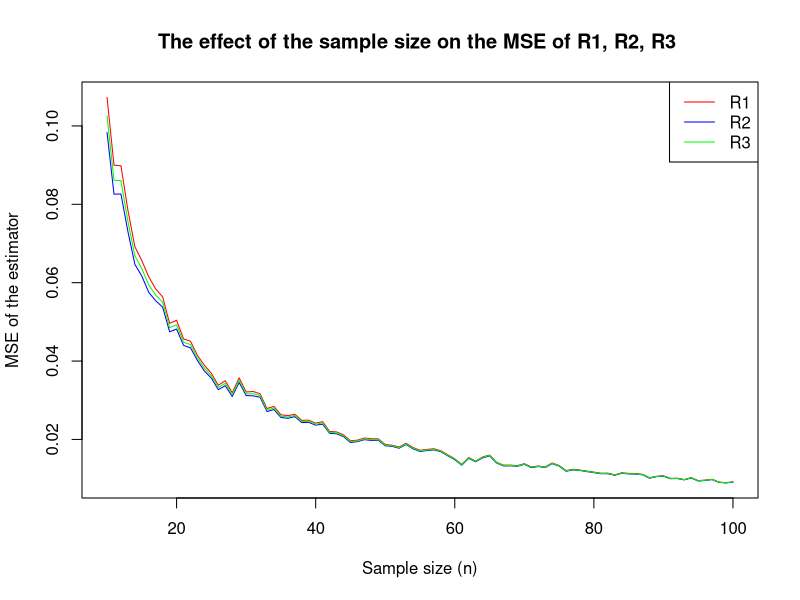
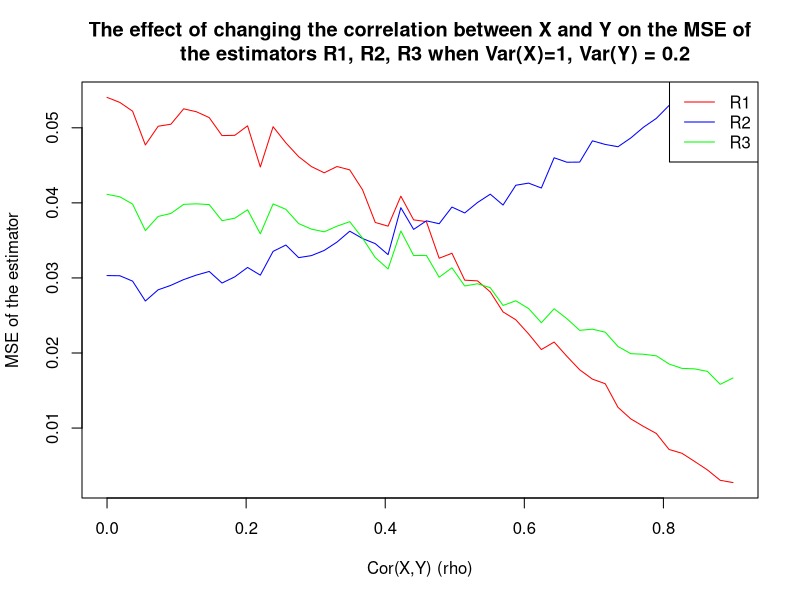
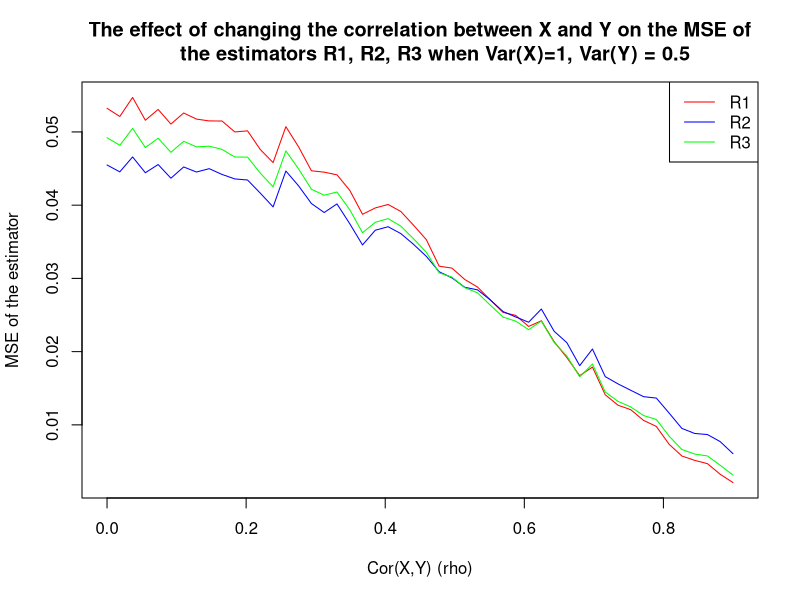
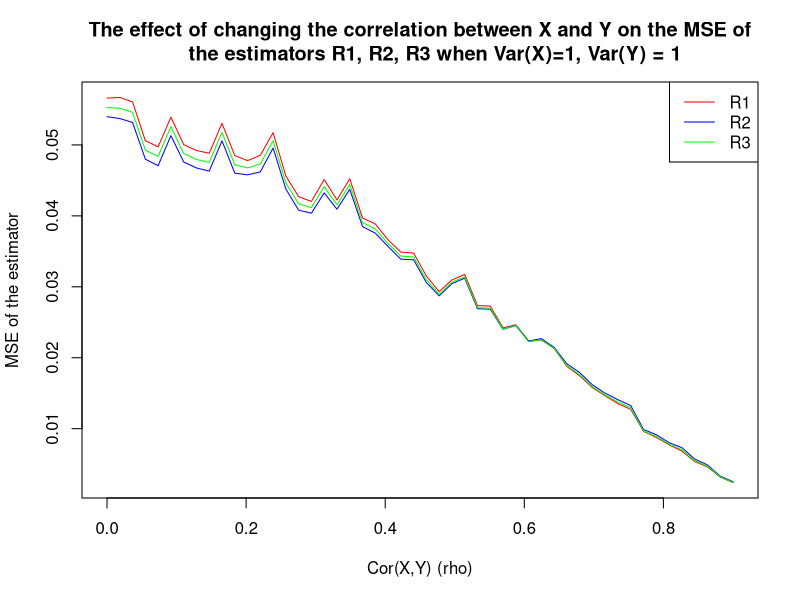

Generate these figures, in order, with R:
## ---- chunk 1
knitr::opts_chunk$set(echo = TRUE)
## ---- chunk 2
rbivnorm = function(n = 1, mu = rep(0,2), var = rep(1,2), rho = 0){

  ## test the inputs are expected
  if (!all(length(mu)==2, length(var)==2)){
    stop("mean or variance vector is not length 2")
  }
  if (!all(length(n)==1, length(rho)==1)){
    stop("n or rho not length 1")
  }
  if( rho > 1 | rho < -1 ){
    stop('rho is not between -1 and 1')
  }
  if (any(var < 0)){
    stop("one or both of your variances are not positive numbers")
  }
  
  ## build the variance-covariance matrix
  Sigma = matrix(c(var[1], prod(sqrt(var))*rho,
                        prod(sqrt(var))*rho, var[2]), 2)
  
  ## ingredients for sqrt(Sigma)
  eS <- eigen(Sigma, symmetric = TRUE)
  ev <- eS$values
  
  ## matrix of 2n standard normal rvs
  Z <- matrix(rnorm(2 * n), n)
  
  ### X = mu + sqrt(Sigma)' Z
  X <- mu + eS$vectors %*% diag(sqrt(pmax(ev, 0)), 2) %*% t(Z)
  
  if (n == 1) 
    drop(X)
  else t(X)
}

## ---- chunk 3
estimateCalc=function(data_matrix){
  xVals=data_matrix[,1] #first column of the matrix is x values
  yVals=data_matrix[,2] #second column is y values
  xMean=mean(xVals)
  yMean=mean(yVals)
  sx2=0 #set up sample quantities
  sy2=0
  sxy=0
  n=length(data_matrix[,1]) #set number of repeats to n, the number of rows
  for (i in 1:n){
    #calculate the sample quantities:
    sx2=sx2+(data_matrix[i,1]-xMean)^2 
    sy2=sy2+(data_matrix[i,2]-yMean)^2
    sxy=sxy+((data_matrix[i,1]-xMean)*(data_matrix[i,2]-yMean))
  }
  #calculate estimators
  R1=sxy/(sqrt(sx2*sy2))
  R2=(2*sxy)/(sx2+sy2)
  R3=(R1+R2)/2
  estimators=c(R1,R2,R3) #puts all the estimators into a vector
  return(estimators)
}
## ---- chunk 4
data_matrix = matrix(c(-2.9, -2, -1.8, -0.88, 2.6,
-0.13, -2.6, 0.41, 0.47, 1.4), ncol = 2)
estimateCalc(data_matrix)
## ---- chunk 5
calcMse=function(x){
  repeats=1000
  est_vec=estimateCalc(sim_matrix)
  est_values=matrix(data = NA, nrow=repeats, ncol = 3)
  for (j in 1:repeats){
    sim_matrix=rbivnorm(100, c(0,0), c(1,1), 0.2)
    est_vec=estimateCalc(sim_matrix[1:x,])
    for (i in 1:3){
      est_values[j,i]=est_vec[i]
      
    }
  }
  mse_R1=var(est_values[,1])+(mean(est_values[,1])-0.2)^2
  mse_R2=var(est_values[,2])+(mean(est_values[,2])-0.2)^2
  mse_R3=var(est_values[,3])+(mean(est_values[,3])-0.2)^2
  mse_vec=c(mse_R1, mse_R2, mse_R3)
  return(mse_R1)


}

## ---- chunk 6
sim_mse=function(n, mu, var, rho){
  nsim=1000 #numbver of simulations, must stay constant for each n
  est_array=matrix(nrow = nsim, ncol = 3) # create an array to store estimator values
  for (i in 1:nsim){
    sim_data=rbivnorm(n = n, mu = mu, var = var, rho = rho) #creates a random matrix of pairs from the bi-variate normal dist.
    est_array[i,]=estimateCalc(sim_data) #add the values of the estimators to out array
  }
  #calculate MSE for each estimator using our formula:
  mse_R1=var(est_array[,1])+(mean(est_array[,1])-rho)^2 
  mse_R2=var(est_array[,2])+(mean(est_array[,2])-rho)^2
  mse_R3=var(est_array[,3])+(mean(est_array[,3])-rho)^2
  return(c(mse_R1, mse_R2, mse_R3))
}
## ---- chunk 7
sim_mse(10, c(0,0), c(1,1), 0.2)
## ---- chunk 8
sim_mse(100, c(0,0), c(1,1), 0.2)
## ---- chunk 9
xvals=(10:100)
plot_vals=matrix(nrow=91, ncol = 3)
for (i in 1:91){
  plot_vals[i,]=sim_mse((i+9), c(0,0), c(1,1), 0.2)
}
plot(xvals, plot_vals[,1], xlab = "Sample size (n)", ylab = "MSE of the estimator", type ="l", col="red", main = "The effect of the sample size on the MSE of R1, R2, R3 ")
lines(xvals, plot_vals[,2], col = "blue")
lines(xvals, plot_vals[,3], col = "green")
legend("topright", legend=c("R1", "R2", "R3"), col=c("red", "blue", "green"), lty=1)
## ---- chunk 10
xvals=seq(from = 0, to = 0.9, length.out = 50)
plot_vals=matrix(nrow =50, ncol = 3)
for (i in 1:50){
  plot_vals[i,]=sim_mse(n =20, mu = c(0,0), var = c(1,0.2), rho = xvals[i])
} 
plot(xvals, plot_vals[,1], xlab = "Cor(X,Y) (rho)", ylab = "MSE of the estimator", type ="l", col="red", main = "The effect of changing the correlation between X and Y on the MSE of
     the estimators R1, R2, R3 when Var(X)=1, Var(Y) = 0.2")
lines(xvals, plot_vals[,2], col = "blue")
lines(xvals, plot_vals[,3], col = "green")
legend("topright", legend=c("R1", "R2", "R3"), col=c("red", "blue", "green"), lty=1)

## ---- chunk 11
xvals=seq(from = 0, to = 0.9, length.out = 50)
plot_vals=matrix(nrow =50, ncol = 3)
for (i in 1:50){
  plot_vals[i,]=sim_mse(n =20, mu = c(0,0), var = c(1,0.5), rho = xvals[i])
} 
plot(xvals, plot_vals[,1], xlab = "Cor(X,Y) (rho)", ylab = "MSE of the estimator", type ="l", col="red", main = "The effect of changing the correlation between X and Y on the MSE of
     the estimators R1, R2, R3 when Var(X)=1, Var(Y) = 0.5")
lines(xvals, plot_vals[,2], col = "blue")
lines(xvals, plot_vals[,3], col = "green")
legend("topright", legend=c("R1", "R2", "R3"), col=c("red", "blue", "green"), lty=1)

## ---- chunk 12
xvals=seq(from = 0, to = 0.9, length.out = 50)
plot_vals=matrix(nrow =50, ncol = 3)
for (i in 1:50){
  plot_vals[i,]=sim_mse(n =20, mu = c(0,0), var = c(1,1), rho = xvals[i])
} 
plot(xvals, plot_vals[,1], xlab = "Cor(X,Y) (rho)", ylab = "MSE of the estimator", type ="l", col="red", main = "The effect of changing the correlation between X and Y on the MSE of
     the estimators R1, R2, R3 when Var(X)=1, Var(Y) = 1")
lines(xvals, plot_vals[,2], col = "blue")
lines(xvals, plot_vals[,3], col = "green")
legend("topright", legend=c("R1", "R2", "R3"), col=c("red", "blue", "green"), lty=1)

## ---- chunk 13
ciSim=function(nsim, n, mu, var, rho){
  ciVals=matrix(0, nrow=nsim, ncol=3) #cols 1 and 2 for CI values, col 3 for coverage checking
  for (i in 1:nsim){
    sim_data=rbivnorm(n = n, mu = mu, var = var, rho = rho)
    est_values=estimateCalc(sim_data) #calculate estimators
    R1=est_values[1]
    #Calculate confidence interval
    ciVals[i,1] = R1-1.96*((1-R1^2)/sqrt(n))
    ciVals[i,2] = R1+1.96*((1-R1^2)/sqrt(n))
    if ((ciVals[i,1]<0) && (ciVals[i,2]>0)){ #check if rho(=0) is in the confidence interval
      ciVals[i,3]=1 #if rho is in the CI then we put a 1 in column three, otherwise we leave it as zero 
    }
  }
coverage=mean(ciVals[,3]) #calculating the mean of the third row gives us the coverage
return(coverage)
}
## ---- chunk 14
ciSim(1000,250,c(0,2),c(1,2),0)
## ---- chunk 15
ciCompare=function(nsim, n, mu, var, rho){
  #CI in question 5, we use the existing function
  coverage1=ciSim(nsim, n, mu, var, rho)
  #first CI in question 6, from previously used function
  ciVals=matrix(0, nrow=nsim, ncol=3) #reset data matrix
  for (i in 1:nsim){
    sim_data=rbivnorm(n = n, mu = mu, var = var, rho = rho)
    est_values=estimateCalc(sim_data) #calculate estimators
    R1=est_values[1]
    #Calculate confidence interval
    ciVals[i,1] = tanh(atanh(R1)-1.96/(sqrt(n-2)))
    ciVals[i,2] = tanh(atanh(R1)+1.96/(sqrt(n-2)))
    if ((ciVals[i,1]<0) && (ciVals[i,2]>0)){ #check if rho is in the confidence interval
      ciVals[i,3]=1 #if rho is in the CI then we put a 1 in column three, otherwise we leave it as zero 
      }
    }
  coverage2=mean(ciVals[,3]) #calculate coverage
  #second CI in question 6
  ciVals=matrix(0, nrow=nsim, ncol=3) #reset data matrix
  for (i in 1:nsim){
    sim_data=rbivnorm(n = n, mu = mu, var = var, rho = rho)
    est_values=estimateCalc(sim_data) #calculate estimators
    R1=est_values[1]
    #Calculate confidence interval
    ciVals[i,1] = R1 - qt(p = 0.975, df = n)*(sqrt(1-R1^2))/sqrt(n-1)
    ciVals[i,2] = R1 + qt(p = 0.975, df = n)*(sqrt(1-R1^2))/sqrt(n-1)
    if ((ciVals[i,1]<0) && (ciVals[i,2]>0)){ #check if rho is in the confidence interval
      ciVals[i,3]=1 #if rho is in the CI then we put a 1 in column three, otherwise we leave it as zero 
      }
    }
  coverage3=mean(ciVals[,3])
  return(c(coverage1,coverage2,coverage3)) #calculate coverage
}
## ---- chunk 16
ciCompare(1000,20,c(0,2),c(1,2),0)
## ---- chunk 17
ciCompare(1000,20,c(0,2),c(1,2),0)
